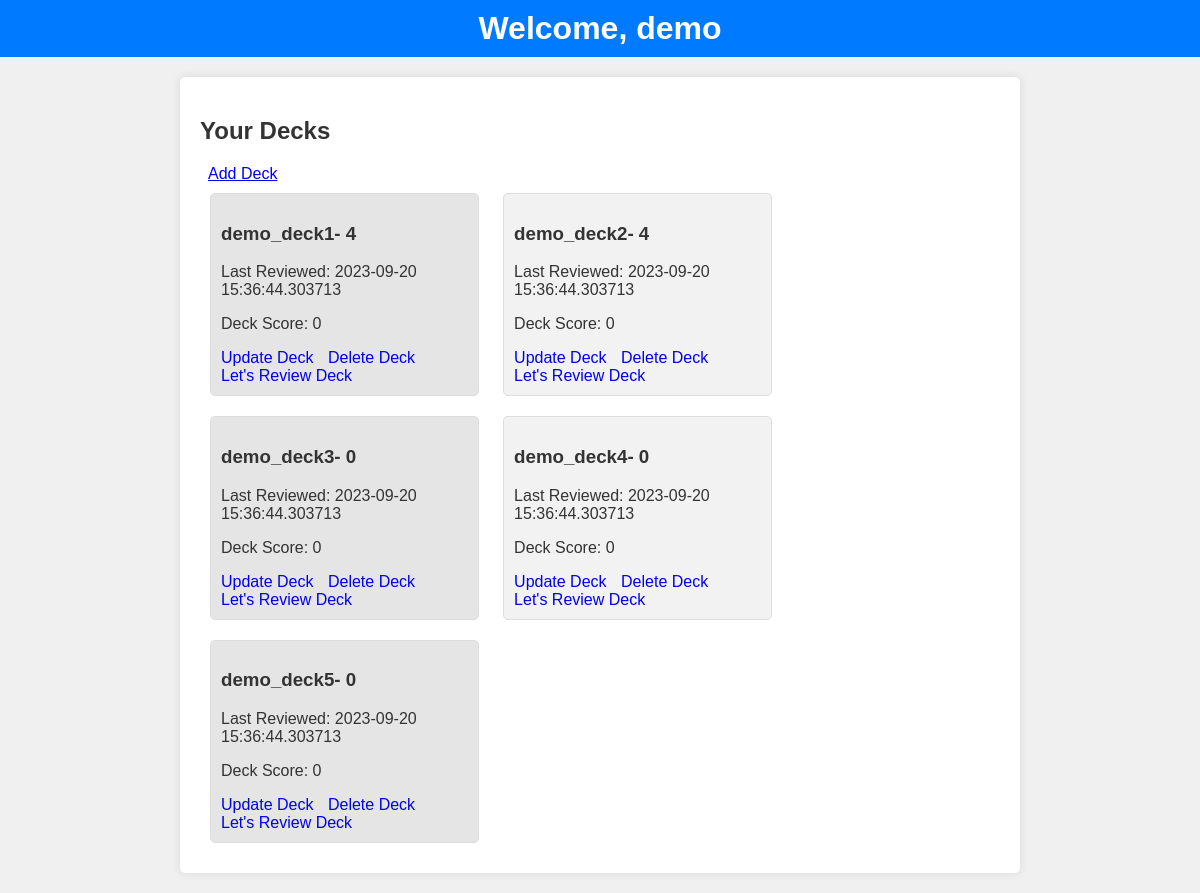
The app's page /user_dashboard/1, older data.
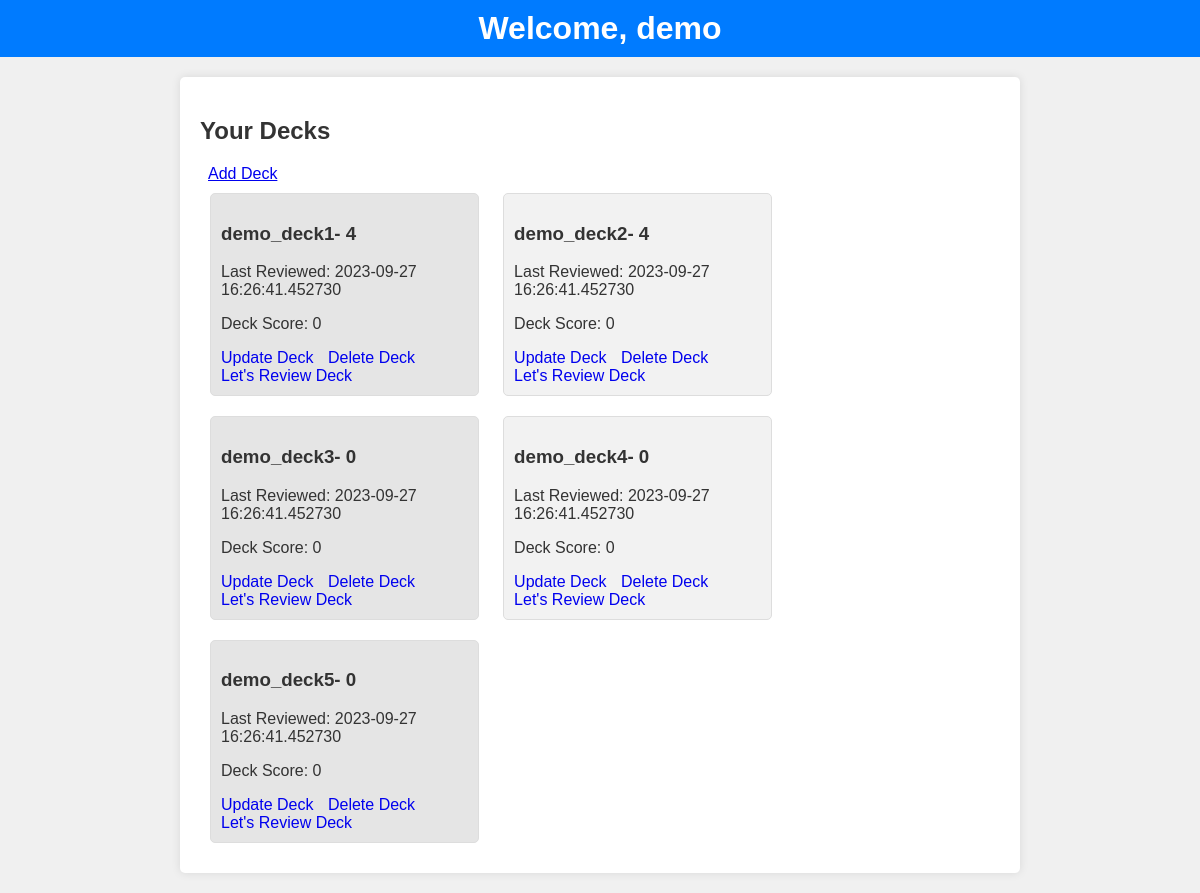
The same page, newer data.
### app.py (models this page shows)
class Deck(db.Model):
        id = db.Column(db.Integer, primary_key = True, autoincrement=True)
        name = db.Column(db.String(200), nullable = False)
        last_reviewed = db.Column(db.DateTime , default = datetime.now())
        deck_score = db.Column(db.Integer, nullable = False)
        cards = relationship('Card' , cascade="all, delete-orphan")
        user_id = db.Column(db.Integer, db.ForeignKey('user.id'), nullable=False)
        deck_user = relationship('User', overlaps="user_decks")

### app.py (the view)
@app.route('/user_dashboard/<int:user_id>', methods=['GET'])
def user_dashboard(user_id):
     user = User.query.get_or_404(user_id)
     print(user.user_decks)
     return render_template('user_dashboard.html', user = user)

### templates/user_dashboard.html (shortened to what this page needs)
<!DOCTYPE html>
<html lang="en">
<head>
</head>
<body>
    <header>
        <h1>Welcome, {{ user.username }}</h1>
    </header>
    <div class="container">
        <h2>Your Decks</h2>
        &nbsp <a href="/add_deck/{{ user.id }}"> Add Deck</a> <br>
        {% for deck in user.user_decks %}
        <div class="card">
            <h3>{{ deck.name }}- {{deck.cards | length}}</h3>
            <p>Last Reviewed: {{ deck.last_reviewed }}</p>
            <p>Deck Score: {{ deck.deck_score }}</p>
            <a href="/update_deck/{{ deck.id }}">Update Deck</a>
            <a href="/delete_deck/{{ deck.id }}">Delete Deck</a> <br>
            <a href="/review_deck/{{ deck.id }}">Let's Review Deck</a>
        </div>
        {% endfor %}
    </div>
</body>
</html>

Row changes from the older to the newer data that the page shows:
changed Deck "demo_deck1": last_reviewed "2023-09-20 15:36:44.303713" → "2023-09-27 16:26:41.452730"
changed Deck "demo_deck2": last_reviewed "2023-09-20 15:36:44.303713" → "2023-09-27 16:26:41.452730"
changed Deck "demo_deck3": last_reviewed "2023-09-20 15:36:44.303713" → "2023-09-27 16:26:41.452730"
changed Deck "demo_deck4": last_reviewed "2023-09-20 15:36:44.303713" → "2023-09-27 16:26:41.452730"
changed Deck "demo_deck5": last_reviewed "2023-09-20 15:36:44.303713" → "2023-09-27 16:26:41.452730"
